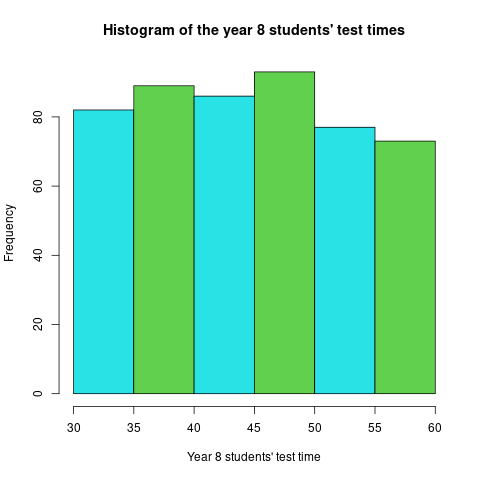

Generate this figure with R:
# Load Data
AssignmentData <- load("AssignmentData")
# Load Q1.df
data <- eval(parse(text = AssignmentData[1]))
# File name of the figure.
png(file = "1-a_hist_2.png")
# Plot
hist(x = data[ , 2], col = c(5, 3), xlab = "Year 8 students' test time", ylab = "Frequency", main = "Histogram of the year 8 students' test times")